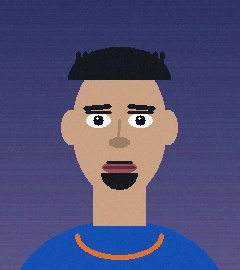
#> input picture data/raw/hardik_pandya/hardik_pandya_001.jpg, 240 x 270 px
$ python -i detector.py   (imports and definitions only)
#> lines starting #> are read from the running program, lines starting #| are printed output that depends on the picture
#> further down, picture is the input picture: shape (270, 240, 3); mean B, G, R 118.6, 79.9, 80.8
"""
Face and landmark detection module using OpenCV Cascades.
Provides robust face localization, cropping, alignment margins, and visual annotations.
"""

import os
from typing import List, Dict, Optional, Tuple, Union
import cv2
import numpy as np


class FaceDetector:
    """Detects faces and eyes using OpenCV Haar Cascades."""

    def __init__(self):
        cascade_dir = cv2.data.haarcascades
        self.face_cascade_path = os.path.join(cascade_dir, "haarcascade_frontalface_default.xml")
        self.eye_cascade_path = os.path.join(cascade_dir, "haarcascade_eye.xml")

        self.face_cascade = cv2.CascadeClassifier(self.face_cascade_path)
        self.eye_cascade = cv2.CascadeClassifier(self.eye_cascade_path)

        if self.face_cascade.empty():
            raise RuntimeError(f"Failed to load Haar Cascade from {self.face_cascade_path}")

    def detect_faces(
        self,
        image: np.ndarray,
        scale_factor: float = 1.1,
        min_neighbors: int = 4,
        min_size: Tuple[int, int] = (30, 30)
    ) -> List[Dict]:
        """
        Detects all frontal faces in the input BGR image.
        Returns a list of dicts:
            - 'bbox': (x, y, w, h)
            - 'confidence_eyes': int (number of eyes found)
            - 'roi_color': cropped BGR face
            - 'roi_gray': cropped Grayscale face
        """
#> called with scale_factor = 1.1, min_neighbors = 4, min_size = (30, 30)
        if image is None or image.size == 0:
            return []

        gray = cv2.cvtColor(image, cv2.COLOR_BGR2GRAY) if len(image.shape) == 3 else image
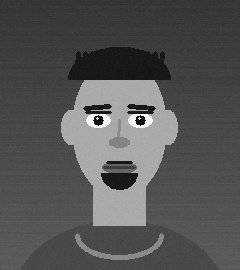
#> gray: shape (270, 240); min 1, max 254, mean 84.6
        # Contrast optimization for detection
        gray_eq = cv2.equalizeHist(gray)
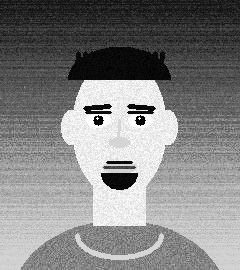
#> gray_eq: shape (270, 240); min 0, max 255, mean 130

        # Primary pass
        faces = self.face_cascade.detectMultiScale(
            gray_eq,
            scaleFactor=scale_factor,
            minNeighbors=min_neighbors,
            minSize=min_size
        )
#> faces = [[43, 55, 151, 151]]

        # Secondary relaxed pass if no face found
        if len(faces) == 0:
            faces = self.face_cascade.detectMultiScale(
                gray_eq,
                scaleFactor=1.05,
                minNeighbors=2,
                minSize=min_size
            )

        results = []
        for (x, y, w, h) in faces:
            roi_gray = gray[y : y + h, x : x + w]
            roi_color = image[y : y + h, x : x + w] if len(image.shape) == 3 else gray[y : y + h, x : x + w]

            # Eye verification in upper 65% of the face ROI
            eye_roi = roi_gray[0 : int(h * 0.65), :]
            eyes = self.eye_cascade.detectMultiScale(eye_roi, scaleFactor=1.1, minNeighbors=2)

            results.append({
                "bbox": (int(x), int(y), int(w), int(h)),
                "num_eyes": len(eyes),
                "has_two_eyes": len(eyes) >= 2,
                "roi_color": roi_color,
                "roi_gray": roi_gray,
                "method": "haar_cascade"
            })
#> this loop made 1 pass
#> (x, y, w, h, eyes) on pass 1: (43, 55, 151, 151, [[73, 41, 42, 42]])
#> pass 1, in detect_faces, `roi_gray = gray[y : y + h, x : x + w]`:
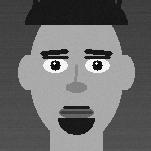
#> roi_gray: shape (151, 151); min 1, max 254, mean 105.8
#> pass 1, in detect_faces, `roi_color = image[y : y + h, x : x + w] if len(image.shape) == 3 else ..`:
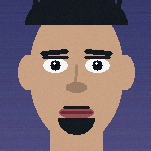
#> roi_color: shape (151, 151, 3); mean B, G, R 111, 99.9, 115.6
#> pass 1, in detect_faces, `eye_roi = roi_gray[0 : int(h * 0.65), :]`:
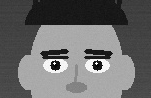
#> eye_roi: shape (98, 151); min 1, max 254, mean 106
#> after the loop, results = 1 item

        # Sort by area descending (largest face first)
        results.sort(key=lambda item: item["bbox"][2] * item["bbox"][3], reverse=True)
        return results

    def crop_primary_face(
        self,
        image: np.ndarray,
        target_size: Tuple[int, int] = (64, 64),
        margin: float = 0.12,
        fallback_center: bool = True
    ) -> Tuple[Optional[np.ndarray], Optional[Tuple[int, int, int, int]], str]:
        """
        Extracts the primary (largest) face with a padding margin.
        Returns:
            - cropped_face_resized: np.ndarray (target_size)
            - bbox: (x, y, w, h) in original coordinates
            - method: 'haar_cascade' or 'center_crop' or 'none'
        """
        if image is None or image.size == 0:
            return None, None, "none"

        detections = self.detect_faces(image)
#> detections = 1 item
        h_img, w_img = image.shape[:2]
#> h_img = 270; w_img = 240

        if detections:
            x, y, w, h = detections[0]["bbox"]
#> x = 43; y = 55; w = 151; h = 151
            # Apply padding margin
            pad_x = int(w * margin)
#> pad_x = 18
            pad_y = int(h * margin)
#> pad_y = 18

            x1 = max(0, x - pad_x)
#> x1 = 25
            y1 = max(0, y - pad_y)
#> y1 = 37
            x2 = min(w_img, x + w + pad_x)
#> x2 = 212
            y2 = min(h_img, y + h + pad_y)
#> y2 = 224

            crop = image[y1:y2, x1:x2]
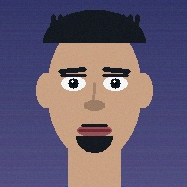
#> crop: shape (187, 187, 3); mean B, G, R 112.1, 90.1, 101.2
            if crop.size > 0:
                resized = cv2.resize(crop, target_size, interpolation=cv2.INTER_AREA)
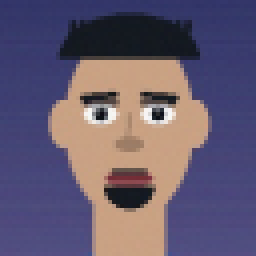
#> resized: shape (64, 64, 3) (shown 4 times larger); mean B, G, R 112.1, 90.1, 101.2
                return resized, (x, y, w, h), "haar_cascade"

        if fallback_center:
            # Fallback to centered square crop if no cascade detection
            side = min(h_img, w_img)
            cx, cy = w_img // 2, h_img // 2
            x1 = max(0, cx - side // 2)
            y1 = max(0, cy - side // 2)
            x2 = min(w_img, x1 + side)
            y2 = min(h_img, y1 + side)
            crop = image[y1:y2, x1:x2]
            if crop.size > 0:
                resized = cv2.resize(crop, target_size, interpolation=cv2.INTER_AREA)
                return resized, (x1, y1, x2 - x1, y2 - y1), "center_crop"

        return None, None, "none"

    # [50 lines left out: function draw_prediction_overlay, not called in this run]

>>> import cv2
>>> picture = cv2.imread('../data/raw/hardik_pandya/hardik_pandya_001.jpg')
>>> result = FaceDetector().crop_primary_face(picture)
